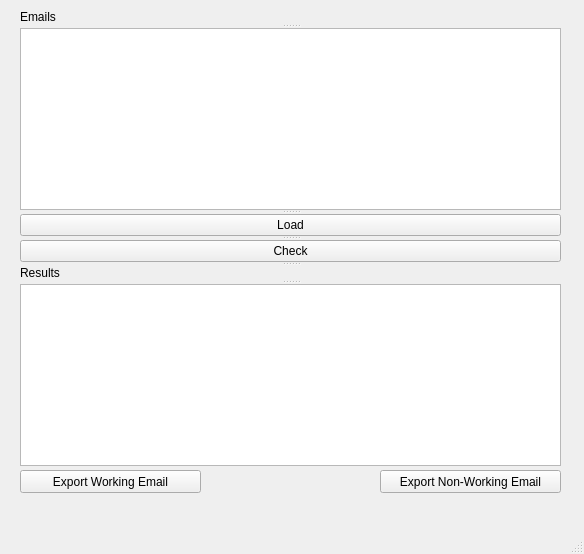
<?xml version="1.0" encoding="UTF-8"?>
<ui version="4.0">
 <class>MainWindow</class>
 <widget class="QMainWindow" name="MainWindow">
  <property name="geometry">
   <rect>
    <x>0</x>
    <y>0</y>
    <width>584</width>
    <height>554</height>
   </rect>
  </property>
  <property name="windowTitle">
   <string>Email Validator</string>
  </property>
  <property name="autoFillBackground">
   <bool>false</bool>
  </property>
  <widget class="QWidget" name="centralwidget">
   <widget class="QSplitter" name="splitter">
    <property name="geometry">
     <rect>
      <x>20</x>
      <y>10</y>
      <width>541</width>
      <height>456</height>
     </rect>
    </property>
    <property name="orientation">
     <enum>Qt::Vertical</enum>
    </property>
    <widget class="QLabel" name="label">
     <property name="text">
      <string>Emails</string>
     </property>
    </widget>
    <widget class="QTextEdit" name="textEdit"/>
    <widget class="QPushButton" name="pushButton_2">
     <property name="text">
      <string>Load</string>
     </property>
    </widget>
    <widget class="QPushButton" name="pushButton">
     <property name="text">
      <string>Check</string>
     </property>
    </widget>
    <widget class="QLabel" name="label_2">
     <property name="text">
      <string>Results</string>
     </property>
    </widget>
    <widget class="QTextEdit" name="textEdit_2">
     <property name="html">
      <string>&lt;!DOCTYPE HTML PUBLIC &quot;-//W3C//DTD HTML 4.0//EN&quot; &quot;http://www.w3.org/TR/REC-html40/strict.dtd&quot;&gt;
&lt;html&gt;&lt;head&gt;&lt;meta name=&quot;qrichtext&quot; content=&quot;1&quot; /&gt;&lt;style type=&quot;text/css&quot;&gt;
p, li { white-space: pre-wrap; }
&lt;/style&gt;&lt;/head&gt;&lt;body style=&quot; font-family:'MS Shell Dlg 2'; font-size:8.25pt; font-weight:400; font-style:normal;&quot;&gt;
&lt;p style=&quot;-qt-paragraph-type:empty; margin-top:0px; margin-bottom:0px; margin-left:0px; margin-right:0px; -qt-block-indent:0; text-indent:0px;&quot;&gt;&lt;br /&gt;&lt;/p&gt;&lt;/body&gt;&lt;/html&gt;</string>
     </property>
    </widget>
   </widget>
   <widget class="QPushButton" name="pushButton_3">
    <property name="geometry">
     <rect>
      <x>20</x>
      <y>470</y>
      <width>181</width>
      <height>23</height>
     </rect>
    </property>
    <property name="text">
     <string>Export Working Email</string>
    </property>
   </widget>
   <widget class="QPushButton" name="pushButton_4">
    <property name="geometry">
     <rect>
      <x>380</x>
      <y>470</y>
      <width>181</width>
      <height>23</height>
     </rect>
    </property>
    <property name="text">
     <string>Export Non-Working Email</string>
    </property>
   </widget>
  </widget>
  <widget class="QMenuBar" name="menubar">
   <property name="geometry">
    <rect>
     <x>0</x>
     <y>0</y>
     <width>584</width>
     <height>21</height>
    </rect>
   </property>
  </widget>
  <widget class="QStatusBar" name="statusbar"/>
 </widget>
 <resources/>
 <connections/>
</ui>
